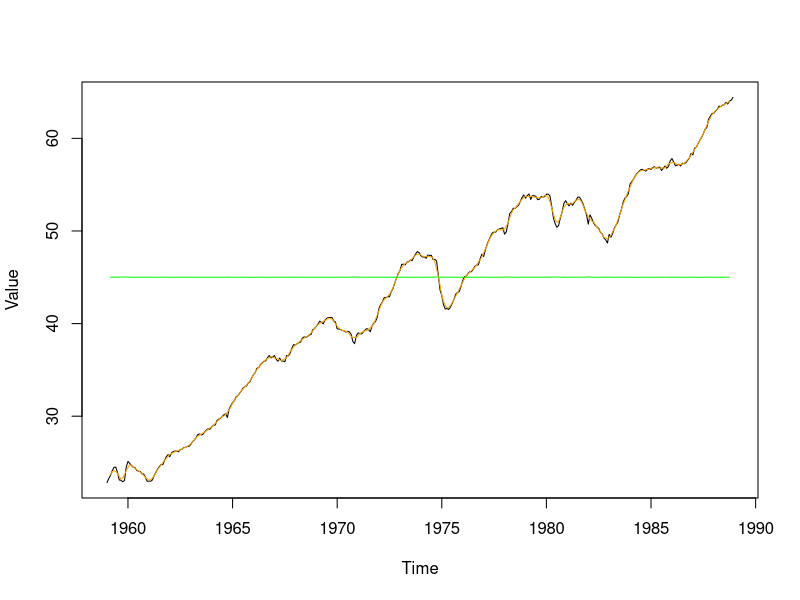
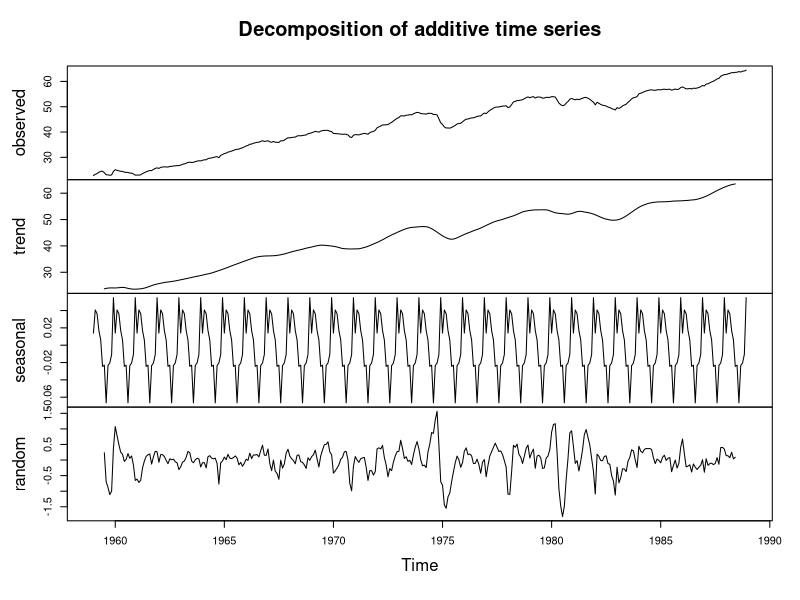
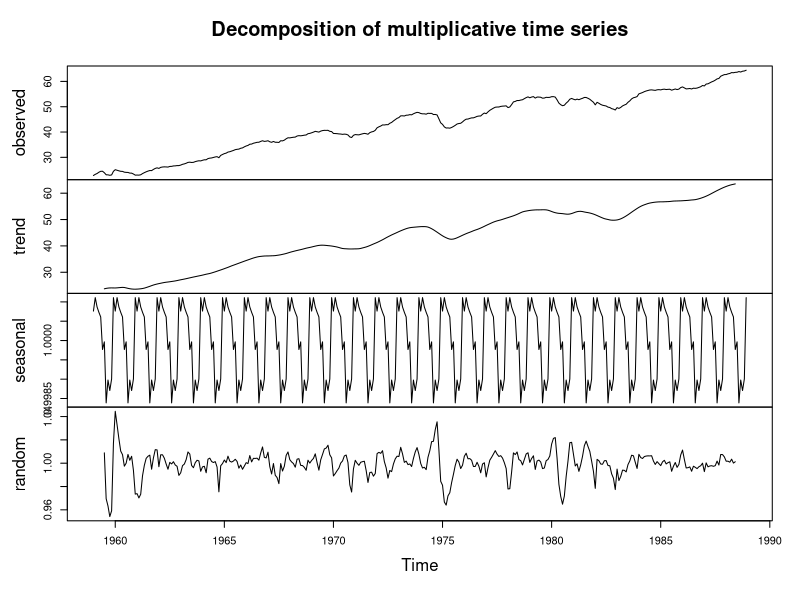
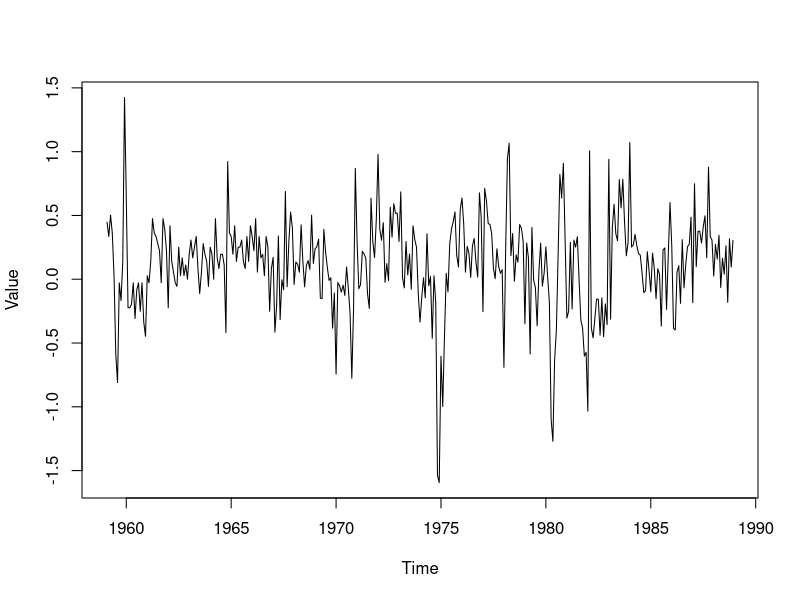
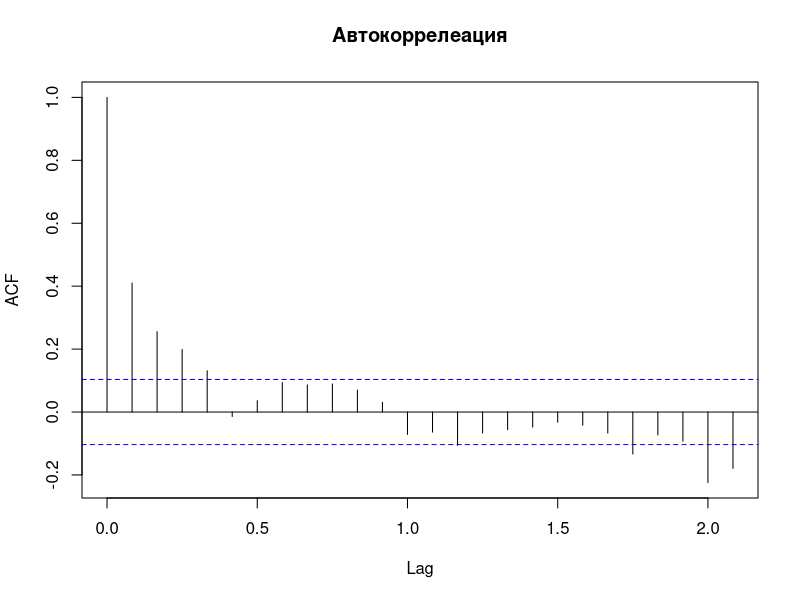
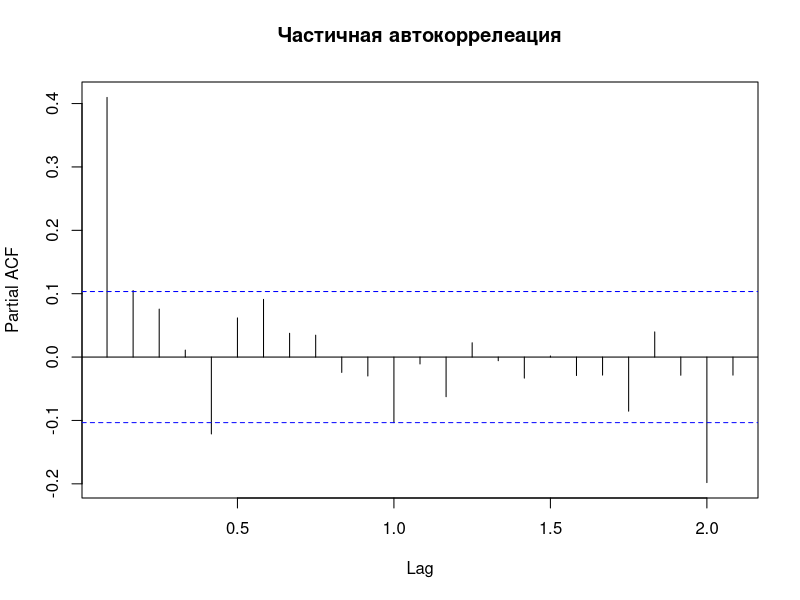

The R script that drew these images, in order: (Note: this script raises an error after producing the figures.)
## ---- chunk 1
library(xts)
library(zoo)
library(tseries)
library(forecast)
library(MLmetrics)
## ---- chunk 2
dates_rows<-read.csv("training.csv", header = TRUE, row.names = 1)
dates_rows.ts<-ts(dates_rows, start=c(1959,1), frequency=12)
## ---- chunk 3
dates_rows_rl<-rollmean(dates_rows.ts, 5)
dates_rows_d<-((dates_rows_rl-dates_rows.ts)^2/359)^(1/2)
## ---- chunk 4
plot.ts(dates_rows.ts)
lines(dates_rows_rl, col="orange")
lines(dates_rows_d + 45, col="green")
## ---- chunk 5
adf.test(dates_rows.ts)
## ---- chunk 6
dates_rows_add<-decompose(dates_rows.ts,type = "additive")
dates_rows_mul<-decompose(dates_rows.ts,type = "multiplicative")
## ---- chunk 7
plot(dates_rows_add)
plot(dates_rows_mul)
## ---- chunk 8
adf.test(na.remove(dates_rows_add$seasonal), k = 0)
adf.test(na.remove(dates_rows_add$trend), k = 0)
adf.test(na.remove(dates_rows_add$random), k = 0)
adf.test(na.remove(dates_rows_mul$seasonal), k = 0)
adf.test(na.remove(dates_rows_mul$trend), k = 0)
adf.test(na.remove(dates_rows_mul$random), k = 0)
## ---- chunk 9
diff_n<-diff(dates_rows.ts, differences=1)
plot.ts(diff_n)
## ---- chunk 10
adf.test(diff_n, k = 0)
## ---- chunk 11
acf(diff_n,main="Автокоррелеация")
pacf(diff_n,main="Частичная автокоррелеация")
## ---- chunk 12
model01<-Arima(dates_rows.ts,order=c(2,1,0))
model02<-Arima(dates_rows.ts,order=c(0,1,4))
model03<-Arima(dates_rows.ts,order=c(2,1,4))
model04<-Arima(dates_rows.ts,order=c(1,1,1))
## ---- chunk 13
test<-read.csv("testing.csv",header=TRUE, row.names = 1)
test.ts<-ts(test, start=c(1989,1), frequency=12)
## ---- chunk 14
frcst_1<-forecast.Arima(model01,h=60)
R2_Score(frcst_1$mean,test.ts)
plot.forecast(frcst_1)
## ---- chunk 15
frcst_2<-forecast.Arima(model02,h=60)
R2_Score(frcst_2$mean,test.ts)
plot.forecast(frcst_2)
## ---- chunk 16
frcst_3<-forecast.Arima(model03,h=60)
R2_Score(frcst_3$mean,test.ts)
plot.forecast(frcst_3)
## ---- chunk 17
frcst_4<-forecast.Arima(model04,h=60)
R2_Score(frcst_4$mean,test.ts)
plot.forecast(frcst_4)
## ---- chunk 18
AIC(model01,model02,model03,model04)
## ---- chunk 19
plot.forecast(frcst_2)
lines(test.ts,col='green')
## ---- chunk 20
dates_rows.lin <-tslm(dates_rows.ts ~ trend + season)
frcst_lin <- forecast.lm(dates_rows.lin, h = 60)
plot(test.ts)
lines(frcst_lin$mean, col = 'green')
R2_Score(frcst_lin$mean,test.ts)
